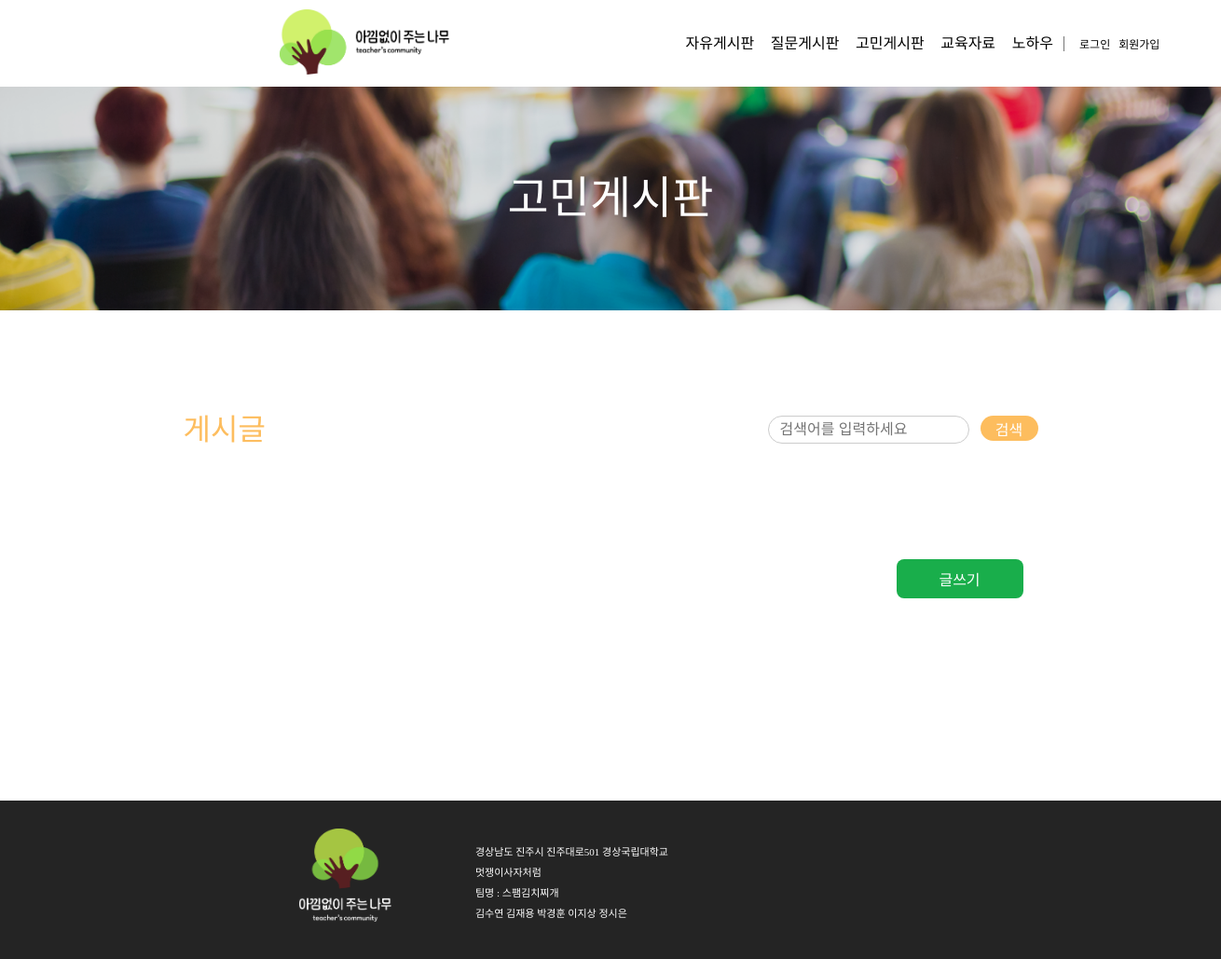
The page /concern_board/ on the database as committed earlier.
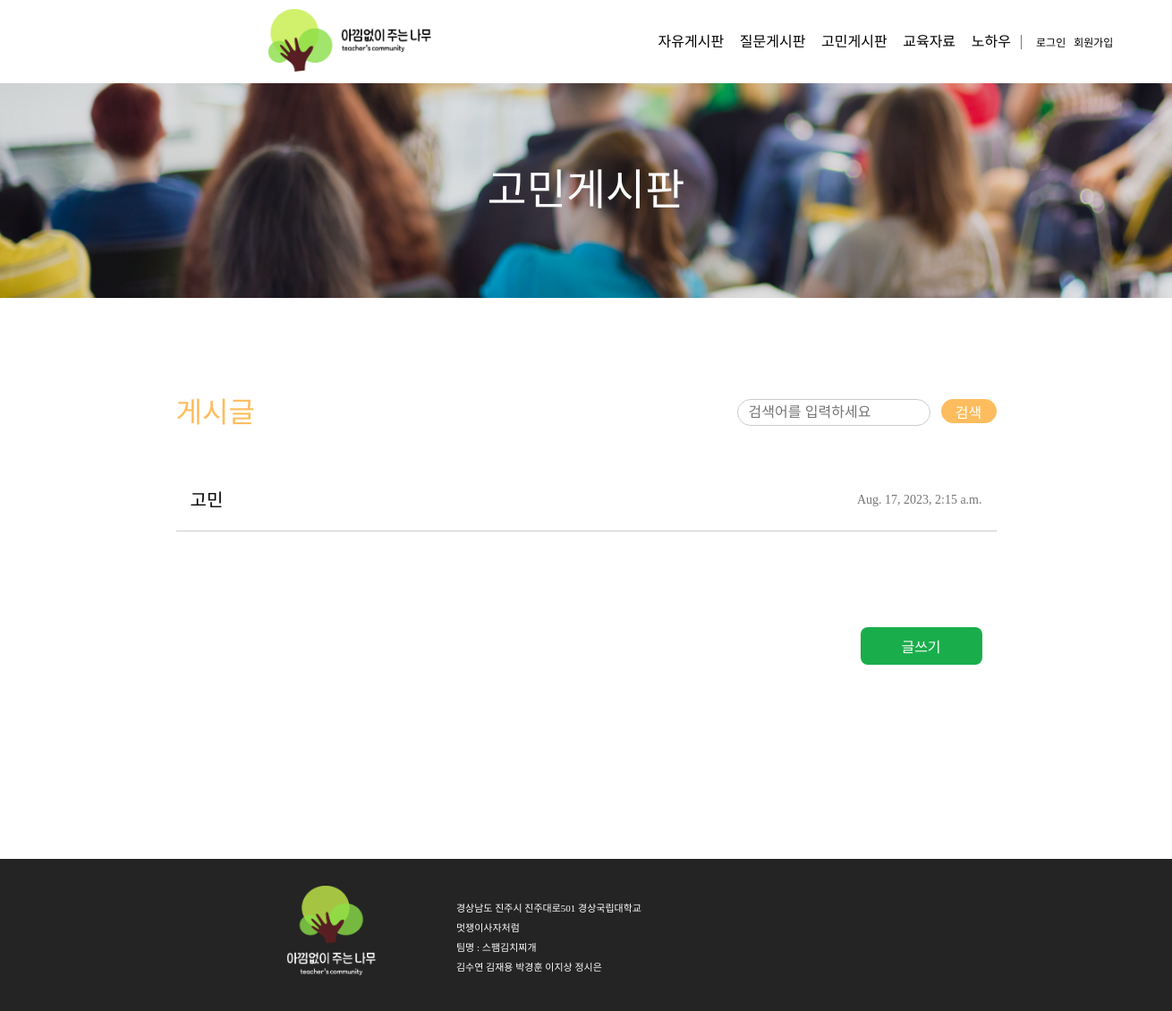
The same page on the database as committed later.
### teacher_community/models.py (models this page shows, shortened)
class Post(models.Model):
    author = models.ForeignKey(
        Teacher, related_name="post_author", on_delete=models.CASCADE
    )
    title = models.CharField(max_length=255)
    content = models.TextField()
    created_at = models.DateTimeField(auto_now_add=True)
    updated_at = models.DateTimeField(auto_now=True)
    views = models.PositiveIntegerField(default=0)  # 조회수 필드 추가
    likes_user = models.ManyToManyField(
        settings.AUTH_USER_MODEL, related_name="likes_user", blank=True
    )
    category = models.CharField(max_length=10)
    file = models.FileField(upload_to="post_files/", blank=True, null=True)  # 파일 첨부 필드
    class Meta:
        ordering = ["-created_at"]  # 최신 글이 먼저 오도록 정렬

### teacher_community/views.py (the view)
# urls.py: path("concern_board/", views.concern_board, name="concern_board"),
def concern_board(request):
    posts = Post.objects.filter(category="고민게시판")
    return render(request, "concern_board.html", {"posts": posts})

### templates/concern_board.html (shortened to what this page needs)
{% extends 'nav_footer.html' %}
{% load static %}
{% block content %}
<!DOCTYPE html>
<html lang="ko">
<head>
  <link rel="stylesheet" href="{% static 'css/concern_board.css' %}?after">
</head>
<body>
  <div class="wrapper">
    <div class="backgroundTitle"><span>고민게시판</span></div>
    <div class="main">
      <div class="upMain">
        <div class="postName">게시글</div>
        <div class="search">
          <form action="{% url 'concern_search' %}" method="GET">
            <div class="searchwrapper">
              <div class="searchBox">
                <input type="text" class="textBox" name="q" placeholder="검색어를 입력하세요">
              </div>
              <button type="submit" class="searchButton">
                <div class="searchButtonText">검색</div>
              </button>
            </div>
          </form>
        </div>
      </div>
      <div class="midMain">
        {% for post in posts %}
          <a href="{% url 'detail' post.id %}" class="post">
            <div class="postTitle">{{ post.title }}</div>
            <div class="postTime">{{ post.created_at }}</div>
          </a>
        {% endfor %}
      </div>
      <div class="downMain">
        <div class="writeWrapper">
          <button class="write_btn"><a href= "{% url 'concern_write' %}" >글쓰기</a></button>
        </div>
      </div>
    </div>
  </div>
</body>
</html>
{% endblock %}

Rows that differ between the two databases and show on the page:
now on this page (row edited): Post: title "고민", created_at "Aug. 17, 2023, 2:15 a.m."
